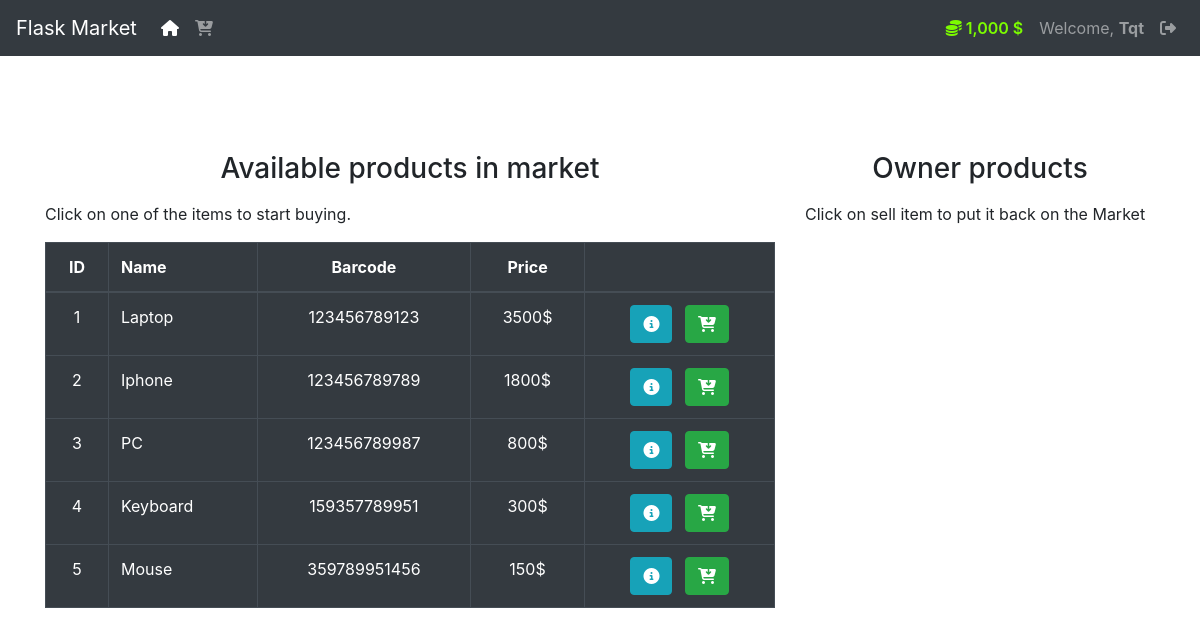
The app's page /market (signed in) with its own data.
### market/models.py (models this page shows, shortened)
class User(db.Model, UserMixin):
    id = db.Column(db.Integer(), primary_key=True)
    username = db.Column(db.String(30), nullable=False, unique=True)
    email_address = db.Column(db.String(50), nullable=False, unique=True)
    password_hash = db.Column(db.String(60), nullable=False)
    budget = db.Column(db.Integer(), nullable=False, default=1000)
    items = db.relationship('Item', backref='owned_user', lazy=True)
    @property
    def prettier_budget(self):
        if len(str(self.budget)) > 3:
            return f'{str(self.budget)[:-3]},{str(self.budget)[-3:]} $'
        else:
            return f'${self.budget}'
    @property
    def password(self):
        return self.password

class Item(db.Model):
    id = db.Column(db.Integer(), primary_key=True)
    name = db.Column(db.String(30), nullable=False, unique=True)
    price = db.Column(db.Integer(), nullable=False)
    barcode = db.Column(db.String(12), nullable=False, unique=True)
    description = db.Column(db.String(1024), nullable=False, unique=True)
    owner = db.Column(db.Integer(), db.ForeignKey('user.id'))

### market/routes.py (the view, shortened to what this page needs)
@app.route('/market', methods=['GET', 'POST'])
@login_required
def market():
    items = Item.query.filter_by(owner=None)
    owned_items = Item.query.filter_by(owner=current_user.id)
    selling_form = SellItemForm()
    purchase_form = PurchaseForm()
    if request.method == 'GET':
        return render_template('market.html', items=items, purchase_form=purchase_form, owned_items=owned_items, selling_form=selling_form)

### market/models.py (called while the page is built)
@login_manager.user_loader
def load_user(user_id):
    return User.query.get(int(user_id))

### market/templates/market.html (shortened to what this page needs)
{% extends "base.html" %}
{% block content %}
<div class="row">
    <div class="col-sm-8">
        <h3 class="text-center mt-5 mb-3">Available products in market</h3>
        <p>Click on one of the items to start buying.</p>
        <table class="table table-hover table-dark table-bordered">
            <thead class="thead-dark">
                <tr>
                    <th scope="col" class="text-center">ID</th>
                    <th scope="col">Name</th>
                    <th scope="col" class="text-center">Barcode</th>
                    <th scope="col" class="text-center">Price</th>
                    <th scope="col" class="text-center">
                    </th>
                </tr>
            </thead>
            <tbody>
                {% for item in items %}
                <tr>
                    <td class="text-center"> {{ item.id }}</td>
                    <td>{{ item.name }}</td>
                    <td class="text-center">{{ item.barcode }}</td>
                    <td class="text-center">{{ item.price }}$</td>
                    <td class="text-center">
                        <button class="btn btn-outline btn-info mr-2"
                            data-toggle="modal"
                            data-target="#Modal-MoreInfo-{{ item.id }}">
                            <i class="fas fa-info-circle"></i>
                        </button>
                        <button class="btn btn-outline btn-success"
                            data-toggle="modal"
                            data-target="#Modal-PurchaseConfirm-{{ item.id }}">
                            <i class="fas fa-cart-arrow-down"></i>
                        </button>
                    </td>
                </tr>
                {% endfor %}
            </tbody>
        </table>
    </div>
    <div class="col-sm-4">
        <h3 class="text-center mt-5 mb-3">Owner products</h3>
        <p>Click on sell item to put it back on the Market</p>
    </div>
</div>
{% endblock %}

### market/templates/base.html (shortened to what this page needs)
<!doctype html>
<html lang="en">
    <head>
        <link rel="stylesheet"
            href="https://cdn.jsdelivr.net/npm/bootstrap@4.5.3/dist/css/bootstrap.min.css">
        <link
            href="https://cdnjs.cloudflare.com/ajax/libs/font-awesome/5.13.0/css/all.min.css"
            rel="stylesheet">
    </head>
    <body>
        <nav class="navbar navbar-expand-md navbar-dark bg-dark">
            <a class="navbar-brand" href="#">
                Flask Market
            </a>
            <div class="collapse navbar-collapse" id="navbarNav">
                <ul class="navbar-nav mr-auto">
                    <li class="nav-item active">
                        <a class="nav-link" href="{{ url_for('index') }}"> <i
                                class="fas fa-home"></i>
                            <span class="sr-only">(current)</span></a>
                    </li>
                    <li class="nav-item">
                        <a class="nav-link" href="{{ url_for('market') }}"><i
                                class="fas fa-cart-arrow-down"></i></a>
                    </li>
                </ul>
                <ul class="navbar-nav">
                    {% if current_user.is_authenticated %}
                    <li class="nav-item">
                        <a class="nav-link" href="{{ url_for('register') }}" style='color:lawngreen;font-weight:600'>
                            <i class="fas fa-coins"></i>
                            {{ current_user.prettier_budget }}
                        </a>
                    </li>
                    <li class="nav-item">
                        <a class="nav-link" href="#">
                            Welcome,
                            <strong>{{ current_user.username }}</strong>
                        </a>
                    </li>
                    <li class="nav-item">
                        <a class="nav-link" href="{{ url_for('logout') }}">
                            <i class="fas fa-sign-out-alt"></i>
                        </a>
                    </li>
                    {% endif %}
                </ul>
            </div>
        </nav>
        <div class="container mt-5">
            {% block content %}
            {% endblock %}
        </div>
    </body>
</html>

### records on screen
User: prettier_budget "1,000 $", username "Tqt"
Item: id "1", name "Laptop", barcode "123456789123", price "3500"
Item: id "2", name "Iphone", barcode "123456789789", price "1800"
Item: id "3", name "PC", barcode "123456789987", price "800"
Item: id "4", name "Keyboard", barcode "159357789951", price "300"
Item: id "5", name "Mouse", barcode "359789951456", price "150"
